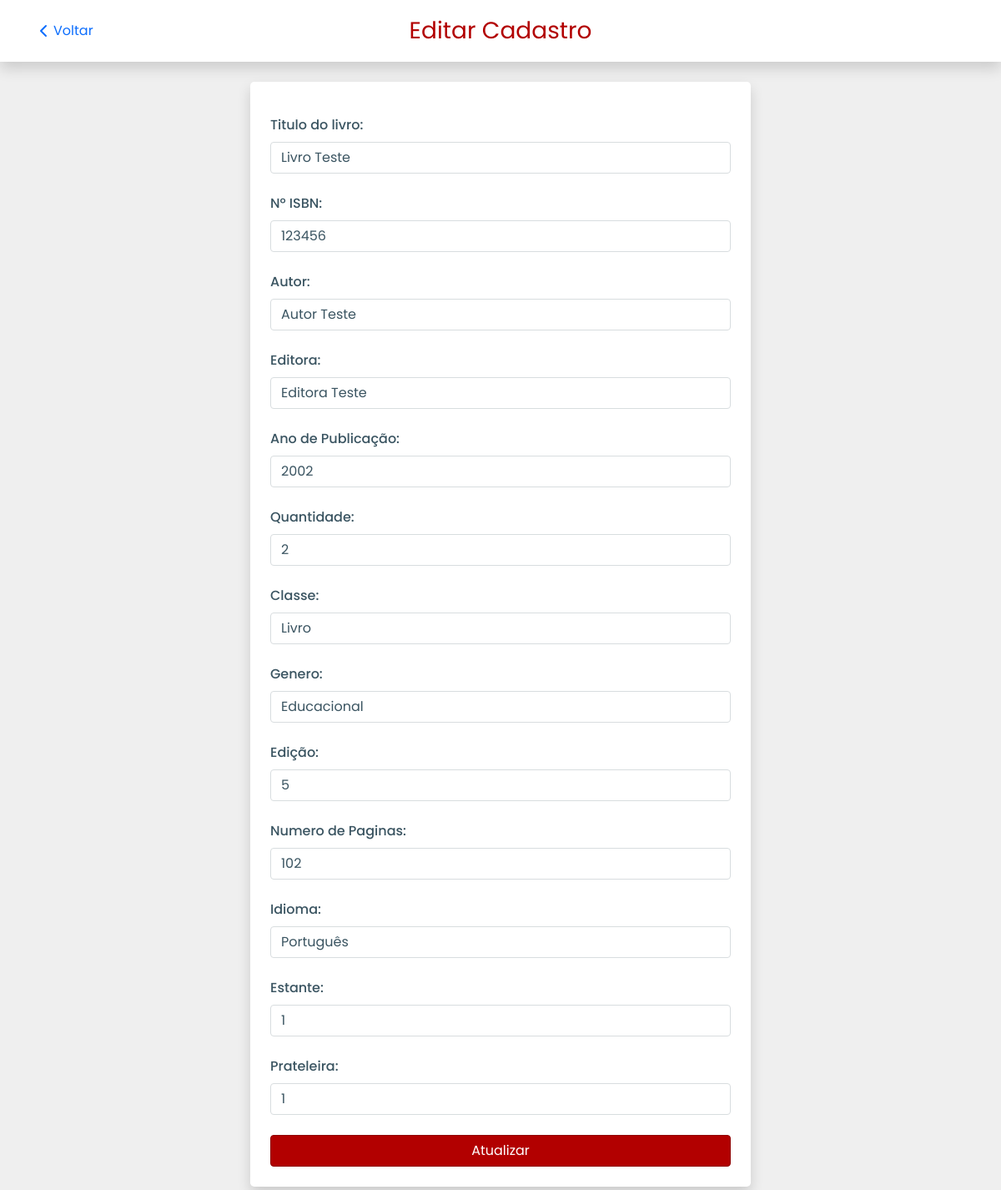
/Users/pageUser/pageGlobal/editar/acervo/livro/editarlivro.php?codigo=1 (signed in), run on an earlier commit of the app's database.
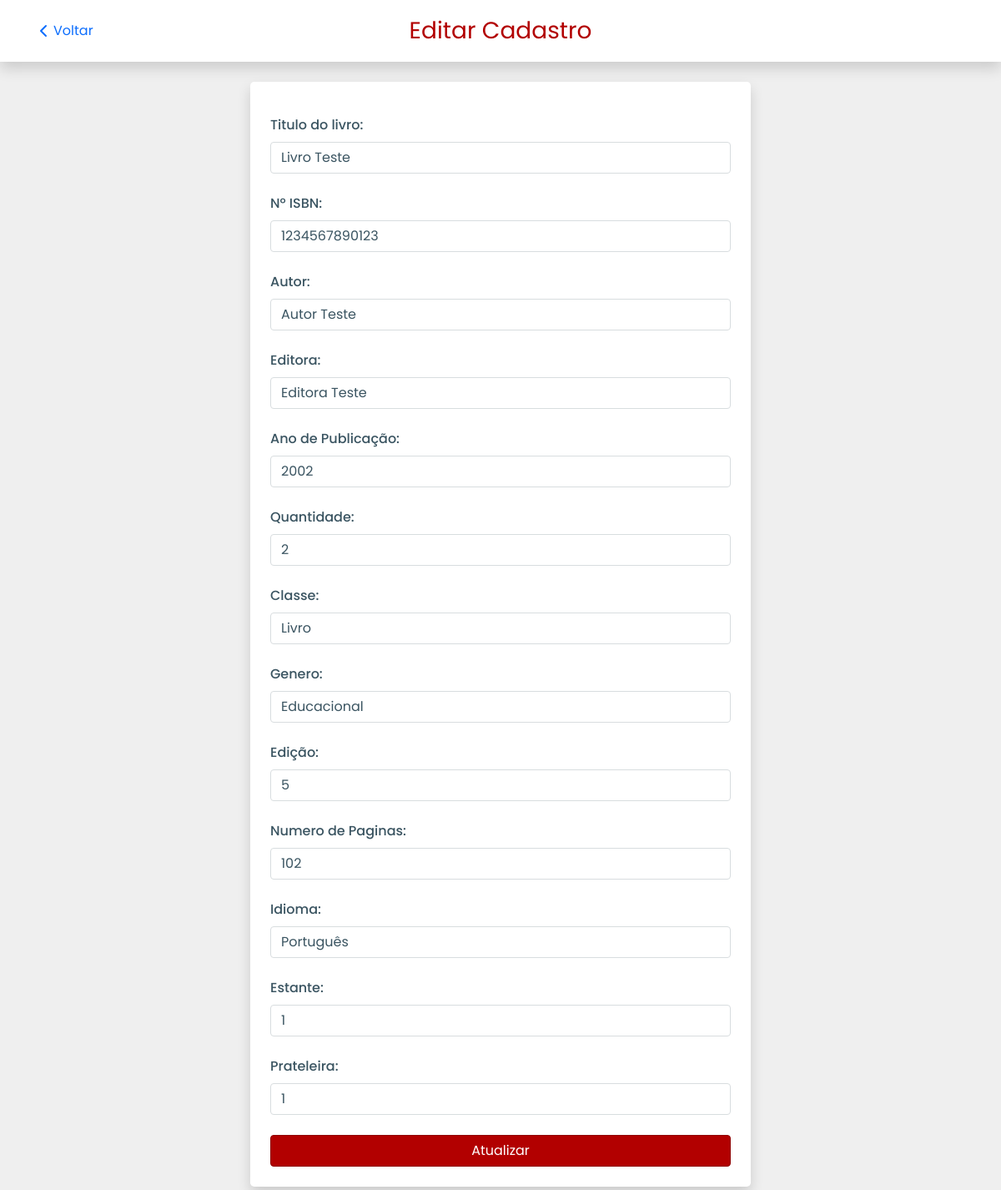
And on a later commit of the database.
### tables this page shows
CREATE TABLE `tblivros` (
  `codigo` int(11) NOT NULL,
  `nome_escola` text DEFAULT NULL,
  `classe` text DEFAULT NULL,
  `titulo` text NOT NULL,
  `autor` text NOT NULL,
  `editora` text DEFAULT NULL,
  `ano_publicacao` year(4) DEFAULT NULL,
  `isbn` text DEFAULT NULL,
  `genero` text DEFAULT NULL,
  `num_paginas` int(11) DEFAULT NULL,
  `idioma` text DEFAULT NULL,
  `data_adicao` timestamp NOT NULL DEFAULT current_timestamp(),
  `estante` text DEFAULT NULL,
  `prateleira` text DEFAULT NULL,
  `edicao` int(11) DEFAULT NULL,
  `quantidade` int(11) DEFAULT NULL
);

### Users/pageUser/pageGlobal/editar/acervo/livro/editarLivro.php (the view, shortened to what the changed rows need)
<?php
include("../../../../../../conexao/conexao.php");
if (isset($_GET['codigo'])) {
    $codigo = $_GET['codigo'];
    $codigo = $conn->real_escape_string($codigo);
    $sql = "SELECT * FROM tblivros WHERE codigo = $codigo";
    $result = $conn->query($sql);
    if ($result->num_rows > 0) {
        $row = $result->fetch_assoc();
    } else {
        echo "Registro não encontrado!";
        exit;
    }
} else {
    echo "ID não fornecido!";
    exit;
}
?>
<!DOCTYPE html>
<html lang="pt-BR">
<head>
    <link rel="stylesheet" href="../src/output.css">
    <link href="https://cdn.jsdelivr.net/npm/bootstrap@5.0.2/dist/css/bootstrap.min.css" rel="stylesheet">
    <link rel="stylesheet" href="../../../../../UserCss/defaults.css">
</head>
<body class="w-100 h-auto d-flex flex-column align-items-center">
    <div class="container-sm my-4 bg-white shadow p-4 rounded-3 w-50">
    <form action="attLivro.php" method="POST" class=" d-flex flex-column gap-4 ">
    <div class="breakable-row d-flex flex-wrap justify-between gap-4">
       <div class="w-100 " >
            <label for="titulo" class="form-label">Titulo do livro:</label>
            <input type="text" name="titulo" placeholder="Dados do livro - titulo do livro" required class="form-control" value="<?php echo htmlspecialchars($row['titulo']);?>">
       </div>
       <div class="w-100">
            <label for="isbn" class="form-label">Nº ISBN:</label>
            <input type="text" name="isbn" placeholder="Dados do livro - numero ISBN" required class="form-control" value="<?php echo htmlspecialchars($row['isbn']);?>">
        </div>
        <div class="w-100">
           <label for="autor" class="form-label">Autor:</label>
           <input type="text" name="autor" placeholder="Dados do livro - Nome do autor" required class="form-control" value="<?php echo htmlspecialchars($row['autor']);?>">
        </div>
   </div>
   <div class="breakable-row d-flex flex-wrap justify-between gap-4">
   <div class="w-100">
            <label for="editora" class="form-label">Editora:</label>
            <input type="text" name="editora" placeholder="Dados do livro - Nome da editora" required class="form-control" value="<?php echo htmlspecialchars($row['editora']);?>">
        </div>
        <div class="w-100">
            <label for="ano_publicacao" class="form-label">Ano de Publicação:</label>
            <input type="text" name="ano_publicacao" placeholder="Dados do livro - Ano de publicacao" required class="form-control" value="<?php echo htmlspecialchars($row['ano_publicacao']);?>">
        </div>
        <div class="w-100">
            <label for="quantidade" class="form-label">Quantidade:</label>
            <input type="text" name="quantidade" placeholder="Insira situação" required class="form-control" value="<?php echo htmlspecialchars($row['quantidade']);?>">
        </div>
   </div>
   <div class="breakable-row d-flex  flex-wrap justify-between gap-4">
        <div class="w-100">
             <label for="classe" class="form-label">Classe:</label>
             <input type="text" name="classe" placeholder="Dadis do livro - Classe" required class="form-control" value="<?php echo htmlspecialchars($row['classe']);?>">
        </div>
       <div class="w-100">
           <label for="genero" class="form-label">Genero:</label>
           <input type="text" name="genero" placeholder="Dados do livro - Genero" required class="form-control" value="<?php echo htmlspecialchars($row['genero']);?>">
        </div>
        <div class="w-100">
           <label for="edicao" class="form-label">Edição:</label>
           <input type="text" name="edicao" placeholder="Dados do livro - edicao" required class="form-control" value="<?php echo htmlspecialchars($row['edicao']);?>">
        </div>
   </div>
   <div class="breakable-row d-flex flex-wrap justify-between gap-4">
        <div class="w-100">
            <label for="num_paginas" class="form-label">Numero de  Paginas:</label>
            <input type="text" name="num_paginas" placeholder="Dados do livro - Numero de paginas" required class="form-control" value="<?php echo htmlspecialchars($row['num_paginas']);?>">
        </div>
        <div class="w-100">
            <label for="idioma" class="form-label">Idioma:</label>
            <input type="text" name="idioma" placeholder="Dados do livro - Idiomas" required class="form-control" value="<?php echo htmlspecialchars($row['idioma']);?>">
        </div>
    </div>
    <div class="breakable-row d-flex flex-wrap justify-between gap-4">
    <div class="w-100">
            <label for="estante" class="form-label">Estante:</label>
            <input type="text" name="estante" placeholder="Dados do livro - Estante " required class="form-control" value="<?php echo htmlspecialchars($row['estante']);?>">
        </div>
        <div class="w-100">
            <label for="prateleira" class="form-label">Prateleira:</label>
            <input type="text" name="prateleira" placeholder="Dados do livro - Prateleira" required class="form-control" value="<?php echo htmlspecialchars($row['prateleira']);?>">
        </div>
    </div>
</form>
    </div>
    </body>

What changed in the data, as far as the page shows it:
changed tblivros "Livro Teste": isbn "123456" → "1234567890123"
